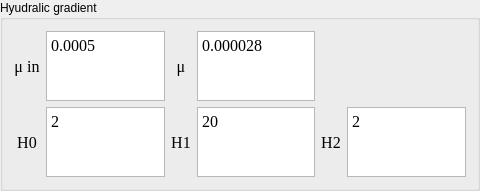
   <widget class="QGroupBox" name="groupBox_2">
    <property name="geometry">
     <rect>
      <x>10</x>
      <y>110</y>
      <width>480</width>
      <height>91</height>
     </rect>
    </property>
    <property name="sizePolicy">
     <sizepolicy hsizetype="Minimum" vsizetype="Minimum">
      <horstretch>0</horstretch>
      <verstretch>0</verstretch>
     </sizepolicy>
    </property>
    <property name="title">
     <string>Hyudralic gradient</string>
    </property>
    <layout class="QGridLayout" name="gridLayout_2">
     <item row="1" column="4">
      <widget class="QLabel" name="label_3">
       <property name="font">
        <font>
         <family>Times New Roman</family>
         <pointsize>12</pointsize>
        </font>
       </property>
       <property name="text">
        <string>H2</string>
       </property>
       <property name="alignment">
        <set>Qt::AlignCenter</set>
       </property>
      </widget>
     </item>
     <item row="1" column="2">
      <widget class="QLabel" name="label_4">
       <property name="font">
        <font>
         <family>Times New Roman</family>
         <pointsize>12</pointsize>
        </font>
       </property>
       <property name="text">
        <string>H1</string>
       </property>
       <property name="alignment">
        <set>Qt::AlignCenter</set>
       </property>
      </widget>
     </item>
     <item row="0" column="1">
      <widget class="QPlainTextEdit" name="plainTextEdit_5">
       <property name="sizePolicy">
        <sizepolicy hsizetype="Expanding" vsizetype="Expanding">
         <horstretch>0</horstretch>
         <verstretch>0</verstretch>
        </sizepolicy>
       </property>
       <property name="font">
        <font>
         <family>Times New Roman</family>
         <pointsize>12</pointsize>
        </font>
       </property>
       <property name="acceptDrops">
        <bool>true</bool>
       </property>
       <property name="inputMethodHints">
        <set>Qt::ImhMultiLine</set>
       </property>
       <property name="verticalScrollBarPolicy">
        <enum>Qt::ScrollBarAlwaysOff</enum>
       </property>
       <property name="horizontalScrollBarPolicy">
        <enum>Qt::ScrollBarAlwaysOff</enum>
       </property>
       <property name="plainText">
        <string>0.0005</string>
       </property>
       <property name="centerOnScroll">
        <bool>false</bool>
       </property>
      </widget>
     </item>
     <item row="0" column="0">
      <widget class="QLabel" name="label">
       <property name="font">
        <font>
         <family>Times New Roman</family>
         <pointsize>12</pointsize>
        </font>
       </property>
       <property name="text">
        <string>μ in</string>
       </property>
       <property name="alignment">
        <set>Qt::AlignCenter</set>
       </property>
      </widget>
     </item>
     <item row="1" column="1">
      <widget class="QPlainTextEdit" name="plainTextEdit_6">
       <property name="sizePolicy">
        <sizepolicy hsizetype="Expanding" vsizetype="Expanding">
         <horstretch>0</horstretch>
         <verstretch>0</verstretch>
        </sizepolicy>
       </property>
       <property name="font">
        <font>
         <family>Times New Roman</family>
         <pointsize>12</pointsize>
        </font>
       </property>
       <property name="acceptDrops">
        <bool>true</bool>
       </property>
       <property name="inputMethodHints">
        <set>Qt::ImhMultiLine</set>
       </property>
       <property name="verticalScrollBarPolicy">
        <enum>Qt::ScrollBarAlwaysOff</enum>
       </property>
       <property name="horizontalScrollBarPolicy">
        <enum>Qt::ScrollBarAlwaysOff</enum>
       </property>
       <property name="plainText">
        <string>2</string>
       </property>
       <property name="centerOnScroll">
        <bool>false</bool>
       </property>
      </widget>
     </item>
     <item row="1" column="0">
      <widget class="QLabel" name="label_22">
       <property name="font">
        <font>
         <family>Times New Roman</family>
         <pointsize>12</pointsize>
        </font>
       </property>
       <property name="text">
        <string>H0</string>
       </property>
       <property name="alignment">
        <set>Qt::AlignCenter</set>
       </property>
      </widget>
     </item>
     <item row="1" column="3">
      <widget class="QPlainTextEdit" name="plainTextEdit_7">
       <property name="sizePolicy">
        <sizepolicy hsizetype="Expanding" vsizetype="Expanding">
         <horstretch>0</horstretch>
         <verstretch>0</verstretch>
        </sizepolicy>
       </property>
       <property name="font">
        <font>
         <family>Times New Roman</family>
         <pointsize>12</pointsize>
        </font>
       </property>
       <property name="acceptDrops">
        <bool>true</bool>
       </property>
       <property name="inputMethodHints">
        <set>Qt::ImhMultiLine</set>
       </property>
       <property name="verticalScrollBarPolicy">
        <enum>Qt::ScrollBarAlwaysOff</enum>
       </property>
       <property name="horizontalScrollBarPolicy">
        <enum>Qt::ScrollBarAlwaysOff</enum>
       </property>
       <property name="plainText">
        <string>20</string>
       </property>
       <property name="centerOnScroll">
        <bool>false</bool>
       </property>
      </widget>
     </item>
     <item row="1" column="5">
      <widget class="QPlainTextEdit" name="plainTextEdit_8">
       <property name="sizePolicy">
        <sizepolicy hsizetype="Expanding" vsizetype="Expanding">
         <horstretch>0</horstretch>
         <verstretch>0</verstretch>
        </sizepolicy>
       </property>
       <property name="font">
        <font>
         <family>Times New Roman</family>
         <pointsize>12</pointsize>
        </font>
       </property>
       <property name="acceptDrops">
        <bool>true</bool>
       </property>
       <property name="inputMethodHints">
        <set>Qt::ImhMultiLine</set>
       </property>
       <property name="verticalScrollBarPolicy">
        <enum>Qt::ScrollBarAlwaysOff</enum>
       </property>
       <property name="horizontalScrollBarPolicy">
        <enum>Qt::ScrollBarAlwaysOff</enum>
       </property>
       <property name="plainText">
        <string>2</string>
       </property>
       <property name="centerOnScroll">
        <bool>false</bool>
       </property>
      </widget>
     </item>
     <item row="0" column="3">
      <widget class="QPlainTextEdit" name="plainTextEdit_24">
       <property name="sizePolicy">
        <sizepolicy hsizetype="Expanding" vsizetype="Expanding">
         <horstretch>0</horstretch>
         <verstretch>0</verstretch>
        </sizepolicy>
       </property>
       <property name="font">
        <font>
         <family>Times New Roman</family>
         <pointsize>12</pointsize>
        </font>
       </property>
       <property name="acceptDrops">
        <bool>true</bool>
       </property>
       <property name="inputMethodHints">
        <set>Qt::ImhMultiLine</set>
       </property>
       <property name="verticalScrollBarPolicy">
        <enum>Qt::ScrollBarAlwaysOff</enum>
       </property>
       <property name="horizontalScrollBarPolicy">
        <enum>Qt::ScrollBarAlwaysOff</enum>
       </property>
       <property name="plainText">
        <string>0.000028</string>
       </property>
       <property name="centerOnScroll">
        <bool>false</bool>
       </property>
      </widget>
     </item>
     <item row="0" column="2">
      <widget class="QLabel" name="label_6">
       <property name="font">
        <font>
         <family>Times New Roman</family>
         <pointsize>12</pointsize>
        </font>
       </property>
       <property name="text">
        <string>μ</string>
       </property>
       <property name="alignment">
        <set>Qt::AlignCenter</set>
       </property>
      </widget>
     </item>
    </layout>
   </widget>
